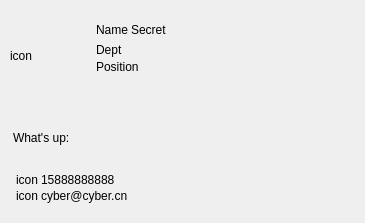
<?xml version="1.0" encoding="UTF-8"?>
<ui version="4.0">
 <class>ContactCard</class>
 <widget class="QDialog" name="ContactCard">
  <property name="geometry">
   <rect>
    <x>0</x>
    <y>0</y>
    <width>365</width>
    <height>223</height>
   </rect>
  </property>
  <property name="minimumSize">
   <size>
    <width>285</width>
    <height>172</height>
   </size>
  </property>
  <property name="windowTitle">
   <string>ContactCard</string>
  </property>
  <layout class="QVBoxLayout" name="verticalLayout_3">
   <property name="spacing">
    <number>0</number>
   </property>
   <property name="leftMargin">
    <number>1</number>
   </property>
   <property name="topMargin">
    <number>1</number>
   </property>
   <property name="rightMargin">
    <number>1</number>
   </property>
   <property name="bottomMargin">
    <number>1</number>
   </property>
   <item>
    <widget class="QWidget" name="centralPanel" native="true">
     <layout class="QHBoxLayout" name="horizontalLayout_3" stretch="0,0">
      <property name="leftMargin">
       <number>9</number>
      </property>
      <property name="topMargin">
       <number>0</number>
      </property>
      <property name="rightMargin">
       <number>9</number>
      </property>
      <property name="bottomMargin">
       <number>9</number>
      </property>
      <item>
       <widget class="QWidget" name="leftWidget" native="true">
        <property name="minimumSize">
         <size>
          <width>80</width>
          <height>0</height>
         </size>
        </property>
        <property name="maximumSize">
         <size>
          <width>80</width>
          <height>16777215</height>
         </size>
        </property>
        <layout class="QVBoxLayout" name="verticalLayout">
         <property name="spacing">
          <number>6</number>
         </property>
         <property name="leftMargin">
          <number>0</number>
         </property>
         <property name="topMargin">
          <number>15</number>
         </property>
         <property name="rightMargin">
          <number>0</number>
         </property>
         <property name="bottomMargin">
          <number>0</number>
         </property>
         <item>
          <widget class="AvatarLabel" name="avatarLabel">
           <property name="minimumSize">
            <size>
             <width>80</width>
             <height>80</height>
            </size>
           </property>
           <property name="maximumSize">
            <size>
             <width>80</width>
             <height>80</height>
            </size>
           </property>
           <property name="text">
            <string notr="true">icon</string>
           </property>
          </widget>
         </item>
         <item>
          <spacer name="verticalSpacer_6">
           <property name="orientation">
            <enum>Qt::Vertical</enum>
           </property>
           <property name="sizeHint" stdset="0">
            <size>
             <width>20</width>
             <height>40</height>
            </size>
           </property>
          </spacer>
         </item>
        </layout>
       </widget>
      </item>
      <item>
       <widget class="QWidget" name="rightWidget" native="true">
        <layout class="QHBoxLayout" name="horizontalLayout_5">
         <property name="leftMargin">
          <number>0</number>
         </property>
         <property name="topMargin">
          <number>0</number>
         </property>
         <property name="rightMargin">
          <number>0</number>
         </property>
         <property name="bottomMargin">
          <number>0</number>
         </property>
         <item>
          <layout class="QVBoxLayout" name="verticalLayout_4">
           <property name="spacing">
            <number>3</number>
           </property>
           <property name="topMargin">
            <number>19</number>
           </property>
           <item>
            <layout class="QHBoxLayout" name="horizontalLayout" stretch="0,0,0">
             <property name="spacing">
              <number>3</number>
             </property>
             <item>
              <widget class="ClickableLabel" name="nameLabel">
               <property name="text">
                <string>Name</string>
               </property>
               <property name="textInteractionFlags">
                <set>Qt::LinksAccessibleByMouse|Qt::TextSelectableByMouse</set>
               </property>
              </widget>
             </item>
             <item>
              <widget class="QLabel" name="genderLabel">
               <property name="text">
                <string>Secret</string>
               </property>
              </widget>
             </item>
             <item>
              <spacer name="horizontalSpacer">
               <property name="orientation">
                <enum>Qt::Horizontal</enum>
               </property>
               <property name="sizeHint" stdset="0">
                <size>
                 <width>40</width>
                 <height>20</height>
                </size>
               </property>
              </spacer>
             </item>
            </layout>
           </item>
           <item>
            <widget class="QLabel" name="deptLabel">
             <property name="text">
              <string>Dept</string>
             </property>
             <property name="textInteractionFlags">
              <set>Qt::LinksAccessibleByMouse|Qt::TextSelectableByMouse</set>
             </property>
            </widget>
           </item>
           <item>
            <layout class="QHBoxLayout" name="horizontalLayout_4" stretch="0">
             <property name="spacing">
              <number>3</number>
             </property>
             <item>
              <widget class="QLabel" name="dutyLabel">
               <property name="text">
                <string>Position</string>
               </property>
               <property name="textInteractionFlags">
                <set>Qt::LinksAccessibleByMouse|Qt::TextSelectableByMouse</set>
               </property>
              </widget>
             </item>
            </layout>
           </item>
           <item>
            <spacer name="verticalSpacer_2">
             <property name="orientation">
              <enum>Qt::Vertical</enum>
             </property>
             <property name="sizeHint" stdset="0">
              <size>
               <width>20</width>
               <height>40</height>
              </size>
             </property>
            </spacer>
           </item>
          </layout>
         </item>
         <item>
          <layout class="QVBoxLayout" name="verticalLayout_2" stretch="0,1">
           <property name="spacing">
            <number>0</number>
           </property>
           <property name="topMargin">
            <number>9</number>
           </property>
           <item>
            <widget class="QLabel" name="labelVCard">
             <property name="minimumSize">
              <size>
               <width>85</width>
               <height>85</height>
              </size>
             </property>
             <property name="text">
              <string/>
             </property>
             <property name="alignment">
              <set>Qt::AlignCenter</set>
             </property>
            </widget>
           </item>
           <item>
            <spacer name="verticalSpacer_7">
             <property name="orientation">
              <enum>Qt::Vertical</enum>
             </property>
             <property name="sizeHint" stdset="0">
              <size>
               <width>20</width>
               <height>13</height>
              </size>
             </property>
            </spacer>
           </item>
          </layout>
         </item>
        </layout>
       </widget>
      </item>
     </layout>
    </widget>
   </item>
   <item>
    <widget class="QWidget" name="signatureBar" native="true">
     <layout class="QHBoxLayout" name="horizontalLayout_2" stretch="0,0,1,0">
      <property name="spacing">
       <number>3</number>
      </property>
      <property name="leftMargin">
       <number>0</number>
      </property>
      <property name="topMargin">
       <number>0</number>
      </property>
      <property name="rightMargin">
       <number>0</number>
      </property>
      <property name="bottomMargin">
       <number>6</number>
      </property>
      <item>
       <spacer name="horizontalSpacer_2">
        <property name="orientation">
         <enum>Qt::Horizontal</enum>
        </property>
        <property name="sizeType">
         <enum>QSizePolicy::Fixed</enum>
        </property>
        <property name="sizeHint" stdset="0">
         <size>
          <width>12</width>
          <height>20</height>
         </size>
        </property>
       </spacer>
      </item>
      <item>
       <widget class="QLabel" name="signatureTag">
        <property name="text">
         <string>What's up:</string>
        </property>
       </widget>
      </item>
      <item>
       <widget class="ElidedLabel" name="signatureLabel">
        <property name="text">
         <string/>
        </property>
        <property name="textInteractionFlags">
         <set>Qt::LinksAccessibleByMouse|Qt::TextSelectableByMouse</set>
        </property>
       </widget>
      </item>
      <item>
       <spacer name="horizontalSpacer_3">
        <property name="orientation">
         <enum>Qt::Horizontal</enum>
        </property>
        <property name="sizeType">
         <enum>QSizePolicy::Fixed</enum>
        </property>
        <property name="sizeHint" stdset="0">
         <size>
          <width>12</width>
          <height>20</height>
         </size>
        </property>
       </spacer>
      </item>
     </layout>
    </widget>
   </item>
   <item>
    <widget class="QWidget" name="bottomBar" native="true">
     <property name="minimumSize">
      <size>
       <width>0</width>
       <height>68</height>
      </size>
     </property>
     <property name="maximumSize">
      <size>
       <width>16777215</width>
       <height>68</height>
      </size>
     </property>
     <layout class="QGridLayout" name="gridLayout_2" columnstretch="0,1">
      <property name="leftMargin">
       <number>15</number>
      </property>
      <property name="topMargin">
       <number>0</number>
      </property>
      <property name="rightMargin">
       <number>15</number>
      </property>
      <property name="bottomMargin">
       <number>0</number>
      </property>
      <property name="horizontalSpacing">
       <number>3</number>
      </property>
      <property name="verticalSpacing">
       <number>2</number>
      </property>
      <item row="3" column="1">
       <spacer name="verticalSpacer_4">
        <property name="orientation">
         <enum>Qt::Vertical</enum>
        </property>
        <property name="sizeHint" stdset="0">
         <size>
          <width>20</width>
          <height>40</height>
         </size>
        </property>
       </spacer>
      </item>
      <item row="0" column="1">
       <spacer name="verticalSpacer_3">
        <property name="orientation">
         <enum>Qt::Vertical</enum>
        </property>
        <property name="sizeHint" stdset="0">
         <size>
          <width>20</width>
          <height>40</height>
         </size>
        </property>
       </spacer>
      </item>
      <item row="2" column="0">
       <widget class="QLabel" name="emailTag">
        <property name="text">
         <string>icon</string>
        </property>
       </widget>
      </item>
      <item row="1" column="1">
       <widget class="QLabel" name="telLabel">
        <property name="text">
         <string>15888888888</string>
        </property>
        <property name="textInteractionFlags">
         <set>Qt::LinksAccessibleByMouse|Qt::TextSelectableByMouse</set>
        </property>
       </widget>
      </item>
      <item row="1" column="0">
       <widget class="QLabel" name="telTag">
        <property name="text">
         <string>icon</string>
        </property>
       </widget>
      </item>
      <item row="2" column="1">
       <widget class="ClickableLabel" name="emailLabel">
        <property name="text">
         <string>cyber@cyber.cn</string>
        </property>
        <property name="textInteractionFlags">
         <set>Qt::LinksAccessibleByMouse|Qt::TextSelectableByMouse</set>
        </property>
       </widget>
      </item>
     </layout>
    </widget>
   </item>
  </layout>
 </widget>
 <layoutdefault spacing="6" margin="11"/>
 <customwidgets>
  <customwidget>
   <class>ElidedLabel</class>
   <extends>QLabel</extends>
   <header location="global">elidedlabel.h</header>
  </customwidget>
  <customwidget>
   <class>AvatarLabel</class>
   <extends>QLabel</extends>
   <header location="global">avatarlabel.h</header>
  </customwidget>
  <customwidget>
   <class>ClickableLabel</class>
   <extends>QLabel</extends>
   <header location="global">clickablelabel.h</header>
  </customwidget>
 </customwidgets>
 <resources>
  <include location="../inst.qrc"/>
 </resources>
 <connections/>
</ui>
